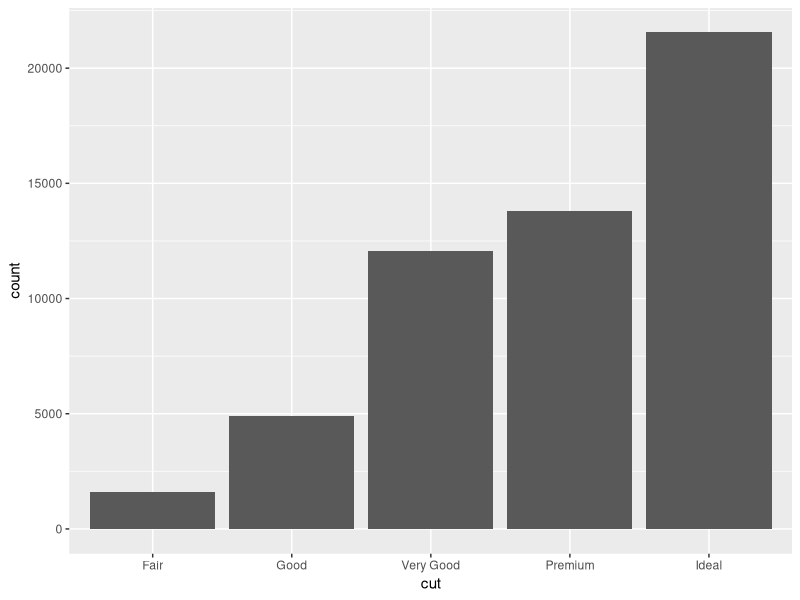
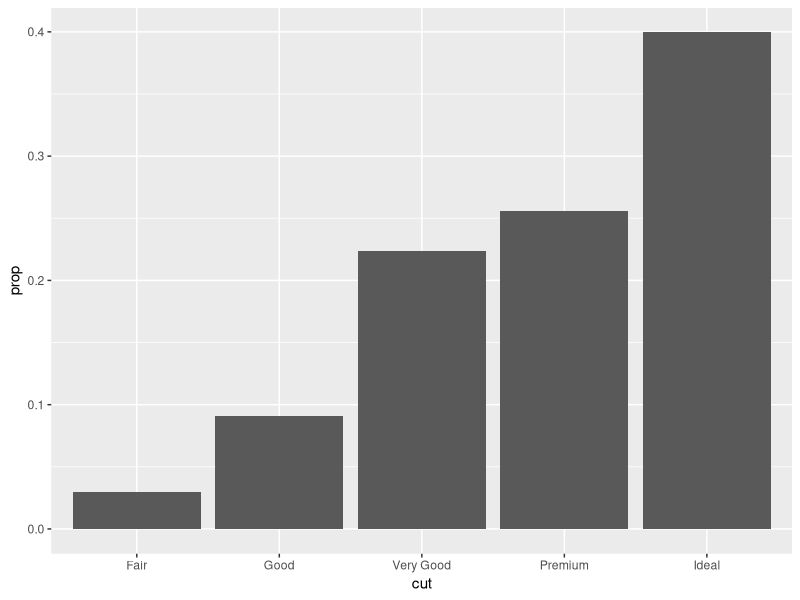
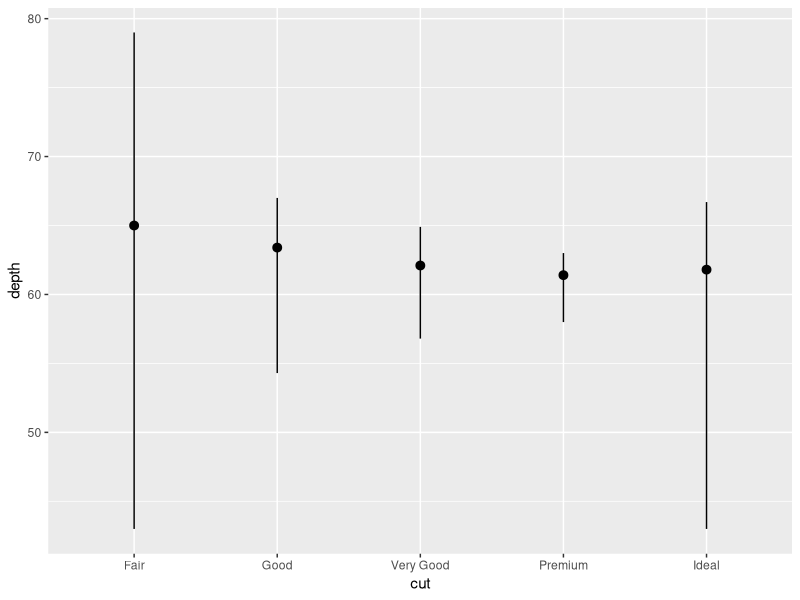
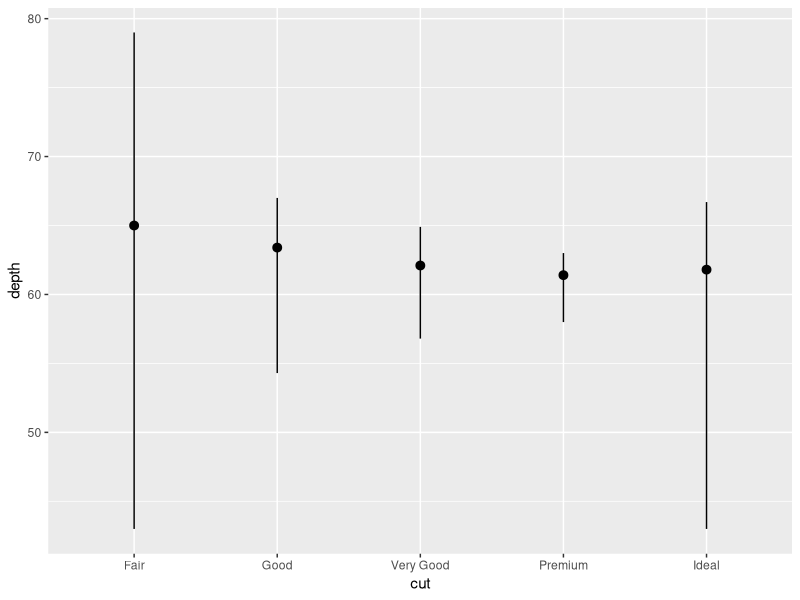
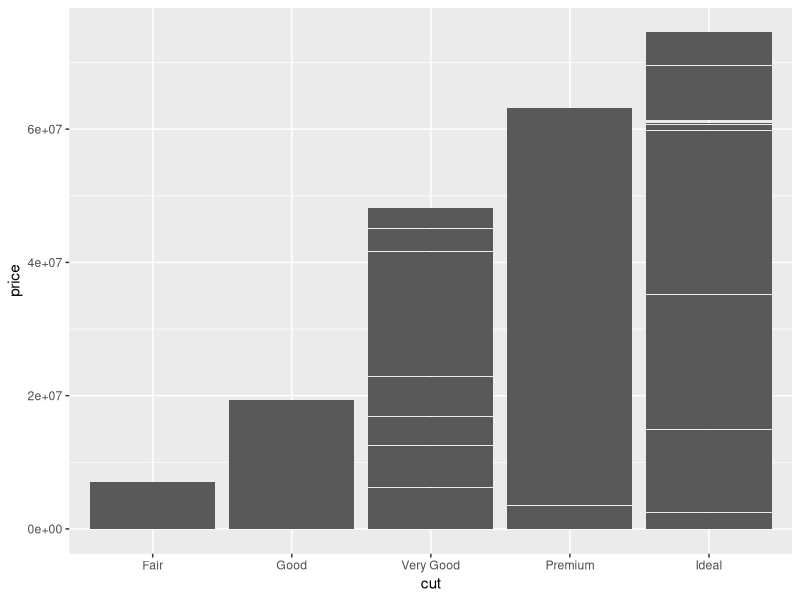
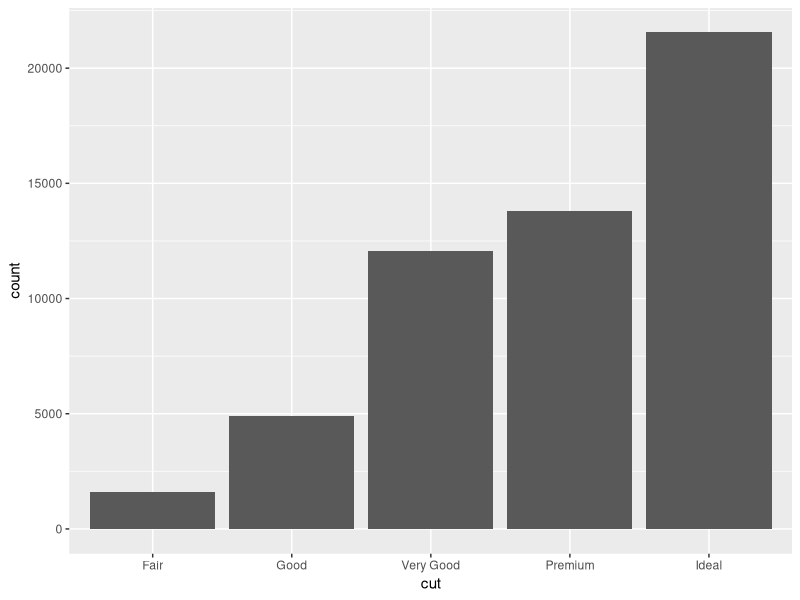
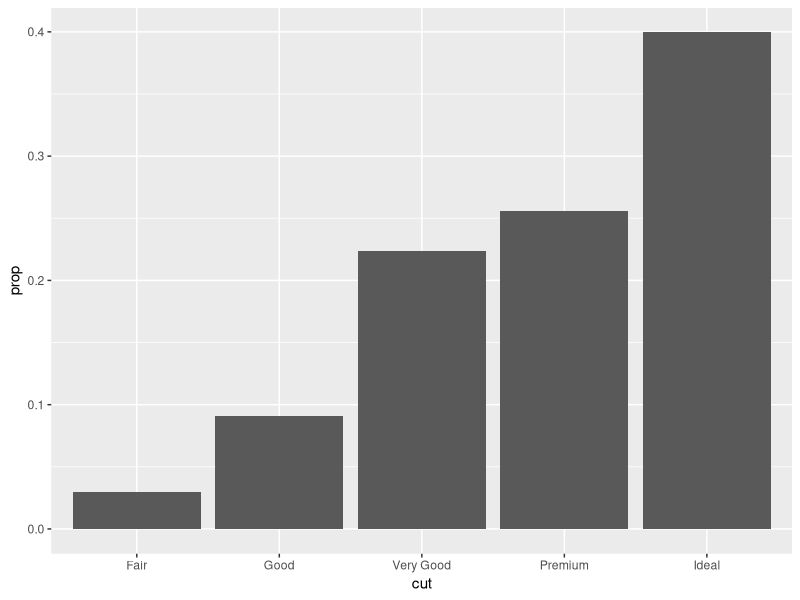
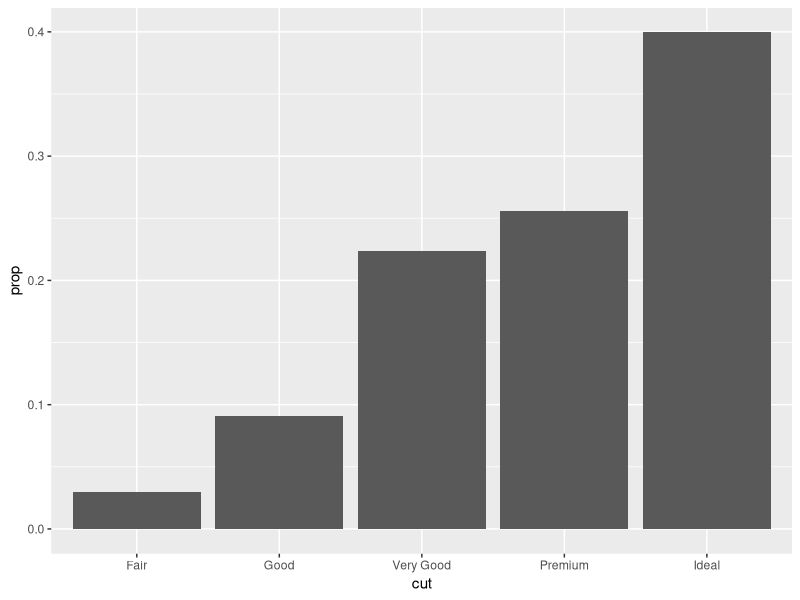

R code for these plots, in order: (Note: this script raises an error after producing the figures.)
library(tidyverse)

ggplot(diamonds, mapping = aes(x = cut)) +
  geom_bar()

diamonds <- diamonds

ggplot(diamonds, aes(x = cut, y = after_stat(prop), group = 1)) + 
  geom_bar()

ggplot(diamonds) +
  stat_summary(
    aes(x = cut, y = depth),
    fun.min = min,
    fun.max = max,
    fun = median
  )

ggplot(diamonds, aes(x = cut, y = depth)) +
  geom_pointrange(
    stat = "summary",
    fun.min = min,
    fun.max = max,
    fun = median
  )

diamonds |> 
  ggplot(aes(x = cut, y = price)) +
  geom_col()

diamonds |> 
  ggplot(aes(x = cut)) +
  geom_bar()

?stat_smooth()

ggplot(diamonds, aes(x = cut, y = after_stat(prop), group = 1)) + 
  geom_bar()

ggplot(diamonds, aes(x = cut, fill = color, y = after_stat(prop), group = 1)) + 
  geom_bar()

ggplot(mpg, aes(x = drv, color = drv)) +
  geom_bar()

ggplot(mpg, aes(x = drv, fill = drv)) +
  geom_bar()

ggplot(mpg, aes(x = drv, fill = class)) +
  geom_bar()

ggplot(mpg, aes(x = drv, fill = class)) +
  geom_bar(alpha = 1/5, position = "identity")


ggplot(mpg, aes(x = drv, fill = class)) +
  geom_bar(alpha = 1/5, position = "stack")

ggplot(mpg, aes(x = drv, color = class)) +
  geom_bar(fill = NA, position = "identity")

ggplot(mpg, aes(x = drv, color = class)) +
  geom_bar(fill = NA, position = "dodge")

ggplot(mpg, aes(x = drv, color = class)) +
  geom_bar(fill = NA, position = "jitter")

ggplot(mpg, aes(x = drv, color = class)) +
  geom_bar(fill = NA, position = "fill")

ggplot(mpg, aes(x = drv, color = class)) +
  geom_bar(fill = NA, position = "nudge")

ggplot(mpg, aes(x = displ, y = hwy)) +
  geom_point(position = "jitter")

ggplot(mpg, aes(x = displ, y = hwy)) +
  geom_point()

ggplot(mpg, aes(x = displ, y = hwy)) +
  geom_jitter()

ggplot(mpg, aes(x = displ, y = hwy)) +
  geom_count()

mpg <- mpg

ggplot(mpg, aes(x = cty, y = hwy)) + 
  geom_count(stroke = 10)

ggplot(mpg, aes(x = displ, y = hwy)) +
  geom_couunt(position = position_count(width = 2, height = 2))

ggplot(mpg, aes(x = displ, y = hwy)) +
  geom_point(position = position_jitter(width = .01))

ggplot(mpg, aes(x = displ)) +
  geom_boxplot()


# working on debian 12/15 at 08:53 ----------------------------------------

library(tidyverse)
map_data

bar <- ggplot(data = diamonds) + 
  geom_bar(
    mapping = aes(x = clarity, fill = clarity), 
    show.legend = FALSE,
    width = 1
  ) + 
  theme(aspect.ratio = 1)
bar
bar + coord_flip()
bar + coord_polar()

ggplot(data = mpg, mapping = aes(x = cty, y = hwy)) +
  geom_point() + 
  geom_abline() +
  coord_fixed()


ggplot(data = mpg, mapping = aes(x = cty, y = hwy)) +
  geom_point() + 
  geom_abline(slope = 2, intercept = 30) +
  xlim(0, 100) +
  ylim(0, 100) 
